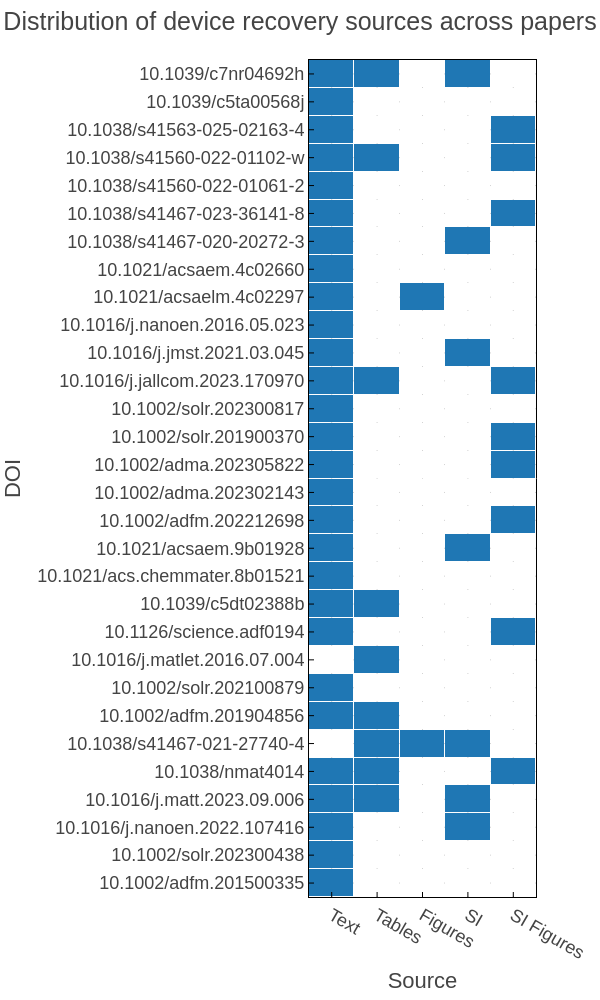

Here is the notebook cell this chart was saved with:
### Code cell
color_sequence = list(MODEL_COLORS.values())

presence = df.set_index("Paper")[[
    "Text",
    "Table_increment",
    "Figure_increment",
    "SI_increment",
    "SI_figure_increment"
]].gt(0)

presence.columns = ["Text", "Tables", "Figures", "SI", "SI Figures"]

fig = go.Figure(
    data=go.Heatmap(
        z=presence.astype(int).values,
        x=presence.columns,
        y=presence.index,
        colorscale=[
            [0, "white"],
            [1, color_sequence[0]]
        ],
        showscale=False,
        xgap=1,
        ygap=1
    )
)

fig.update_layout(
    title="Distribution of device recovery sources across papers",
    xaxis_title="Source",
    yaxis_title="DOI",
    width=600,
    height=1000
)

fig.show()

### Figure 1 — Plotly figure (JSON) as saved in the notebook; plotly's stock layout.template omitted (floating-point values rounded to 4 significant figures; data arrays with more than 128 entries replaced by an {"elided": "..."} marker saying what was removed)
{"data": [{"colorscale": [[0, "white"], [1, "#1f77b4"]], "showscale": false, "type": "heatmap", "x": ["Text", "Tables", "Figures", "SI", "SI Figures"], "xgap": 1, "y": ["10.1002/adfm.201500335", "10.1002/solr.202300438", "10.1016/j.nanoen.2022.107416", "10.1016/j.matt.2023.09.006", "10.1038/nmat4014", "10.1038/s41467-021-27740-4", "10.1002/adfm.201904856", "10.1002/solr.202100879", "10.1016/j.matlet.2016.07.004", "10.1126/science.adf0194", "10.1039/c5dt02388b", "10.1021/acs.chemmater.8b01521", "10.1021/acsaem.9b01928", "10.1002/adfm.202212698", "10.1002/adma.202302143", "10.1002/adma.202305822", "10.1002/solr.201900370", "10.1002/solr.202300817", "10.1016/j.jallcom.2023.170970", "10.1016/j.jmst.2021.03.045", "10.1016/j.nanoen.2016.05.023", "10.1021/acsaelm.4c02297", "10.1021/acsaem.4c02660", "10.1038/s41467-020-20272-3", "10.1038/s41467-023-36141-8", "10.1038/s41560-022-01061-2", "10.1038/s41560-022-01102-w", "10.1038/s41563-025-02163-4", "10.1039/c5ta00568j", "10.1039/c7nr04692h"], "ygap": 1, "z": {"elided": "30x5 int values"}}], "layout": {"height": 1000, "title": {"text": "Distribution of device recovery sources across papers"}, "width": 600, "xaxis": {"autorange": true, "range": [-0.5, 4.5], "title": {"text": "Source"}, "type": "category"}, "yaxis": {"autorange": true, "range": [-0.5, 29.5], "title": {"text": "DOI"}, "type": "category"}}}
